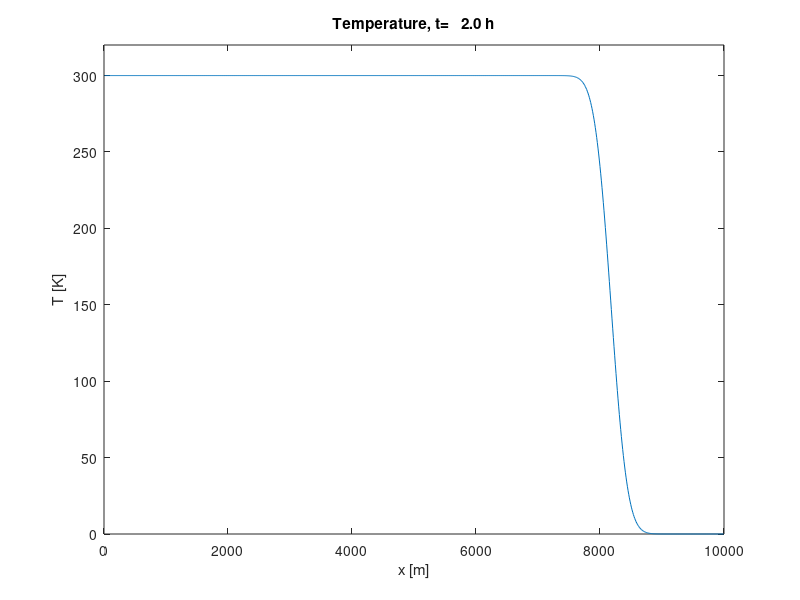

This chart was generated by the following MATLAB code: (Note: this script raises an error after producing the figure.)
% Case Studies 2018-19
% River Water Quality Model
% by Veronica, Alireza and Freya

%% To avoid conflicts: Who is working on which part?
% River geometry: Freya
% Radiation Balance: Alireza
% Oxygen model: Veronica


%%
%% MODEL
%%
clear all
close all

%% ---------- 1. RIVER GEOMETRY ----------- 
%% COMMENTS on Geometry
% info: so far 3 reaches are computed, all have different hydraulic 
% parameters, this can be changed to more reaches if liked
% output parameters: (needed for further calculations) H, q, A_c, A_s with
% B_s (width @surface) for Dispersion

%% PARAMETERS to be adjusted
Q = 10;                              % volumetric flux [m³/s]       % eg Neckar in Tübingen ~ 30 m³/s
n = 0.03;                            % Manning roughness coefficient
S_river = [0.001 0.002 0.003];       % bottom slope [m/m]
%S_river = [0.001 0.002 0.004];         % bottom slope [m/m]
B_0 = [3 3 3];                       % bottom width [m]
%B_0 = [2.5 3 4];                       % bottom width [m] 
s_bank = [1 1 1];                    % slope of river banks [m/m] (dy/dy)
%s_bank = [1 2 0.5];                    % slope of river banks [m/m] (dy/dy)
H_0 = 2;                             % initial water depth in first reach
L_reach=10000;                       % reach length [m]

%% CALCULATION of water depth
H = zeros(3,1)';     % creates a vector for water depth [m]
A_c = zeros(3,1)';          % creates a vector for cross sectional area [m²]
A_s = zeros(3,1)';          % creates a vector for surface area (water-atmosphere interface) [m²]
q = zeros(3,1)';            % creates a vector for specific discharge [m/s]

for i=1:3
    % Manning's equation solved for water depth H:    [QUAL2K maual eq(17)]
    if i == 1
        H(i)= (((Q*n)^(3/5))*(B_0(i)+2.*H_0*sqrt(s_bank(i).^2+1))^(2/5))/((S_river(i)^(3/10)).*(B_0(i)+s_bank(i).*H_0));
    else 
        H(i)= (((Q*n)^(3/5)).*(B_0(i)+2.*H(i)*sqrt(s_bank(i).^2+1)).^(2/5))/((S_river(i)^(3/10)).*(B_0(i)+s_bank(i).*H(i)));
    end    
A_c(i) = (B_0(i)+s_bank(i)*H(i))*H(i);  % cross-sectional area between elements [m²] 
b_s(i) = H(i)/s_bank(i);                % length of water surface over sloped bank [m]
B_s(i) = B_0(i) + 2*b_s(i);             % total width of river at water surface [m]
A_s(i) = B_s(i)*L_reach;                % surface area (water-atmosphere interface) [m²]
q(i) = Q./A_c(i);                       % specific discharge [m/s]
end

%% -----------------------------------------------------
%% ------------ 2.TEMPERATURE MODEL --------------------
%% 2a. HEAT FLUXES WITHIN THE FLUIDS: ADVECTION, DISPERSION & CONDUCTION-------------------------

%% Parameters
% QUAL2K-Manual p.18
%info: in here the longitudinal dispersion (coefficient) is calculated for every reach
Hmean=H(1:3) ;                      % mean depth [m]  f
g=9.81 ;                            %[m/s^2]
Vsh=sqrt((g*Hmean.^2).*S_river);    % Shear velocity [m/s](QUAL2K.p18)
D=(0.011.*(q.^2).*(B_s.^2))./(q.*Vsh);

dx=(4.*D)./q   ;            %Courant number = 1, Neuman number =1/4
% dx =100 ;                 % element length fix [m]
dt = 4.*D./q.^2   ;         % with Courant number = 1 should be =dx/q;

Dbulk= (D.*A_c)./dx   ;

x=dx(1):dx(1):L_reach;
te = 60*60*2  ;
T_in= 300;
% T=T_in.*ones(1,length(x));
T = zeros(1,length(x));

  
 for t=0:dt(1):te
%========================= ADVECTION ====================================== 
T(1)= T_in;
T(2:end)=T(1:end-1);
    
%========================= DISPERSION ===================================== 
Hd=Dbulk(1).*(T(1:end-1)-T(2:end))./(A_c(1).*dx(1));
Hd =[0 Hd Hd(end)];                     % boundary conditions 
T = T+ dt(1).*(Hd(1:end-1)-Hd(2:end)); 
 
% ========================= CONDUCTION =====================================
% lambda_w = 5.7;                             % heat conductance of water [W/(m*K)]
% H_cond=-lambda_w*(T(1:end-1)-T(2:end)); 
% H_cond =[0 H_cond H_cond(end)]; 
% T = T+ dt(1).*(H_cond(1:end-1)-H_cond(2:end)); 

% Plot
figure(1)
plot(x,T);
ylim([0 320])
% hold on
xlabel('x [m]');
ylabel('T [K]');
title(sprintf('Temperature, t=%6.1f h',t/3600));
drawnow
end


%% 2b. Sources & Sink Terms of Heat Balance -----------------------------

%% Exemplary measured Data
t_m   = [15; 46; 74; 105; 135; 166; 196; 227; 258; 288; 319; 349]*86400;                          % measurement times [s]
p_m   = [94540; 94380; 94980; 94430; 95280; 95150; 95330; 95110; 95490; 95470; 95670; 95480];     % air pressure [Pa]
T_a_m = [5.34; 1.23; 2.63; 7; 14.1; 16; 17.4; 16.9; 13.6; 10.7; 9; 3.2] + 273.15;                 % air temperature[K]
e_a_m = [530; 750; 880; 930; 1210; 1280; 1370; 1260; 1200; 940; 800; 767];                        % absolute humidty [Pa]
v_w_m = [1.04; 1.19; 2; 1.26; 1.67; 1; 2.88; 1.4; 1.5; 2.5; 1.3; 1.2];                            % wind speed[m/s]
B_m   = [0.79; 0.82; 0.65; 0.86; 0.76; 0.84; 0.51; 0.87; 0.98; 0.9; 0.75; 0.9];                   % cloud coverage [-]
H_G_m = [36.46; 63.66; 113.54; 125.5; 174.07; 201.22; 201.87; 183.68; 146.53; 89; 57.06; 55];     % global raditaion[W/m2]

%% PARAMETERS to be adjusted
% Characteristics of the lake
depth = H(1);           % mean depth of the river [m]
depth_min = 1e-3;    % minimal depth to compute equilibrium depth
alpha = 0.05;        % albedo [-] value of 0.05 corresponds to ... surface (source:)

% Initial conditions
T_w0 = 13;              % initial river water temperature [°C]

tspan = [0:366]*86400; % Time span of one year in seconds


%% Model
% interpolation mode
mode='cubic';

% adjustment of input parameters
T_w0 = T_w0 + 273.15;   % initial river water temperature [K]

% Solve ODE
% ODE output is a time series of the water temperature
[t,T_w] = ode15s(@heatlakeode, tspan,T_w0,[],...
                  t_m,p_m,T_a_m,e_a_m,v_w_m,B_m,H_G_m,depth,alpha,mode);

% Convert [K] back to [°C]
T_w = T_w - 273.15;

%% Plot
figure
clf
plot(t/86400,T_w,'b');
title('Lake Temperature');
datetick('x','mmm-dd');
xlabel('Date');
ylabel('T_w [K]');
drawnow

% Compute with minimal depth => equilibrium temperature
% minimal depth was set to 1m < why?
[t,T_e] = ode15s(@heatlakeode, tspan,T_w0,[],...
               t_m,p_m,T_a_m,e_a_m,v_w_m,B_m,H_G_m,depth_min,alpha,mode);

% Convert [K] back to [°C]
T_e = T_e - 273.15;

hold on
plot(t/86400,T_e,':k',t/86400,...
    interp1(t_m,T_a_m,t,mode,'extrap')-273.15,'k--');
hold off
legend('T_{ini}=13K','T_{eq}','T_{air}','location','best') %,'T_{ini}=4K'
legend(gca,'boxoff')

%%
function dTdt = heatlakeode(t,T_w,t_m,p_m,T_a_m,e_a_m,v_w_m,B_m,H_G_m,...
                           depth,alpha,mode)
% ODE for the temperature model
% Constants
rho_w = 1000;       % mass density of water[kg/m^3]
W_ET = 2.5e6;       % specific enthalpy of volatilization of water [J/kg]
sigma = 5.67e-8;    % Stefan-Boltzmann-constant [W/(m^2 * K^-4)]
C_p = 4185;         % specific heat capacity of water [J/kg/K]

% interpolate the measured data to the current time point
p=interp1(t_m,p_m,t,'linear','extrap');
T_a=interp1(t_m,T_a_m,t,'linear','extrap');
e_a=interp1(t_m,e_a_m,t,mode,'extrap');
v_w=interp1(t_m,v_w_m,t,mode,'extrap');
B=interp1(t_m,B_m,t,mode,'extrap');
H_G=interp1(t_m,H_G_m,t,mode,'extrap');


%% Heat transfer in analogy to or coupled with mass tranfer
% Latent heat flux
theta = T_w - 273.15;                                    % water temperature in centigrades [�C]
e_sat = 6.111213*exp(17.5043*theta/(241.2 + theta))*100; % vapor pressure at saturation [Pa]
f = 5.44+2.19*v_w+0.24*(T_w-T_a);                        % wind factor [W/m2/Pa]
H_ET = f*(e_sat-e_a)/100;                                % latent heat flux [W/m2]

% Sensible heat flux
Bo = (T_w-T_a)/(e_sat-e_a)*p*6.5e-4; % Bowen ratio [-]
%H_c = H_ET*Bo;
kc = 0.203*sqrt(v_w);
H_c = kc*(T_w-T_a);

%% Heat transfer by radiation
% Heat budget due to short-wavelength radiation
H_insw = H_G ; % Measured radiation in the VIS spectrum (already accounting for cloud coverage)
H_outsw = alpha * H_insw; % reflected short-wave radiation

% Long wave radiation
H_lwout = sigma * T_w^4;                                 % heat radiation of lake
H_lwin = 6.8e-8*(e_a/100/T_a)^(1/7)*(1+0.17*B^2)*T_a^4;  % atmospheric backscattering

% Sum them up!
dTdt = (H_insw - H_outsw + H_lwin - H_lwout - H_ET - H_c)/(depth*rho_w*C_p); 
end




























